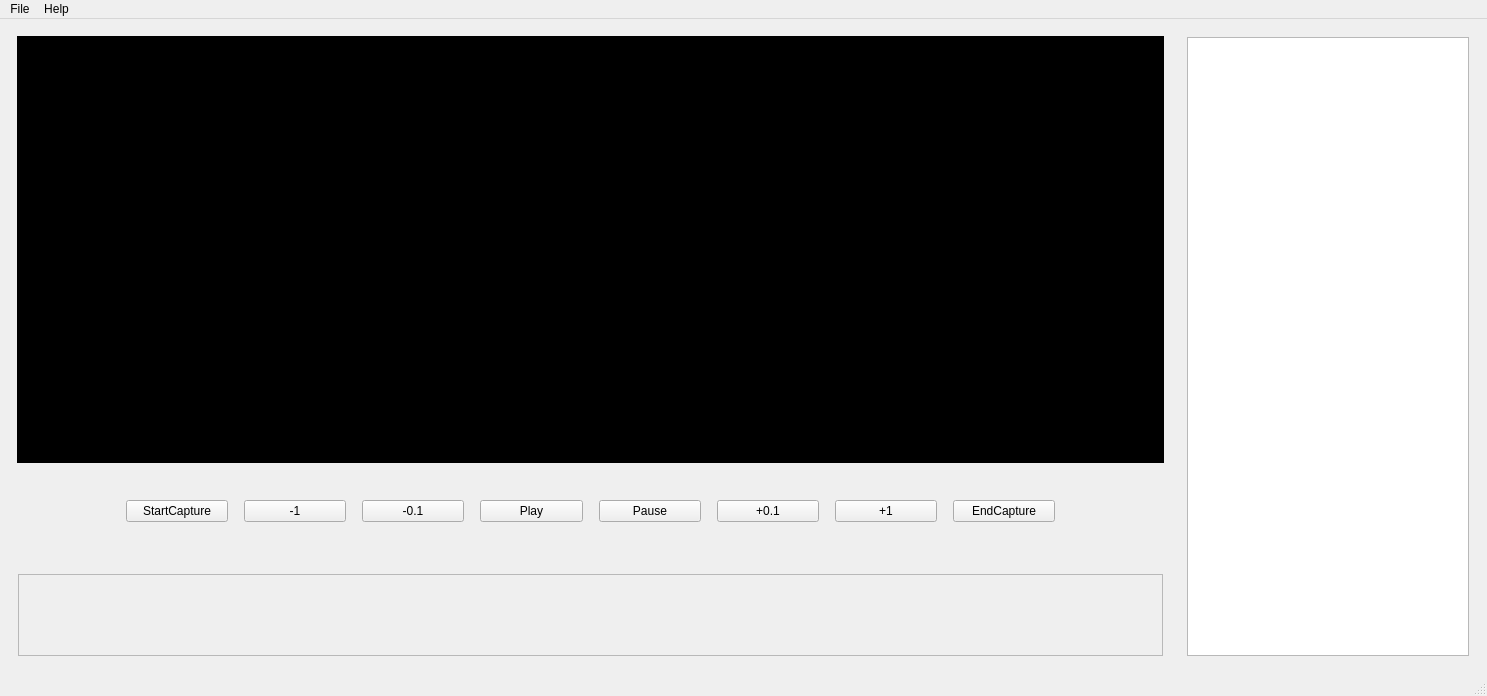
<?xml version="1.0" encoding="UTF-8"?>
<ui version="4.0">
 <class>MainWindow</class>
 <widget class="QMainWindow" name="MainWindow">
  <property name="geometry">
   <rect>
    <x>0</x>
    <y>0</y>
    <width>1487</width>
    <height>696</height>
   </rect>
  </property>
  <property name="windowTitle">
   <string>BlazeDance Studio Pro</string>
  </property>
  <widget class="QWidget" name="centralwidget">
   <property name="contextMenuPolicy">
    <enum>Qt::ContextMenuPolicy::NoContextMenu</enum>
   </property>
   <property name="layoutDirection">
    <enum>Qt::LayoutDirection::LeftToRight</enum>
   </property>
   <property name="autoFillBackground">
    <bool>false</bool>
   </property>
   <layout class="QHBoxLayout" name="horizontalLayout">
    <item>
     <layout class="QVBoxLayout" name="main_layout">
      <item>
       <layout class="QVBoxLayout" name="video_player_container">
        <property name="spacing">
         <number>8</number>
        </property>
        <property name="leftMargin">
         <number>8</number>
        </property>
        <property name="topMargin">
         <number>8</number>
        </property>
        <property name="rightMargin">
         <number>8</number>
        </property>
        <property name="bottomMargin">
         <number>8</number>
        </property>
        <item>
         <widget class="QWidget" name="video" native="true">
          <property name="styleSheet">
           <string notr="true">background-color: rgb(0, 0, 0);</string>
          </property>
         </widget>
        </item>
        <item>
         <widget class="QWidget" name="controls" native="true">
          <property name="maximumSize">
           <size>
            <width>16777215</width>
            <height>80</height>
           </size>
          </property>
          <layout class="QHBoxLayout" name="horizontalLayout_4">
           <item>
            <layout class="QHBoxLayout" name="horizontalLayout_5">
             <property name="spacing">
              <number>16</number>
             </property>
             <property name="leftMargin">
              <number>100</number>
             </property>
             <property name="rightMargin">
              <number>100</number>
             </property>
             <item>
              <widget class="QPushButton" name="start_cap">
               <property name="text">
                <string>StartCapture</string>
               </property>
              </widget>
             </item>
             <item>
              <widget class="QPushButton" name="minus_1">
               <property name="text">
                <string>-1</string>
               </property>
              </widget>
             </item>
             <item>
              <widget class="QPushButton" name="minus_01">
               <property name="text">
                <string>-0.1</string>
               </property>
              </widget>
             </item>
             <item>
              <widget class="QPushButton" name="play_btn">
               <property name="text">
                <string>Play</string>
               </property>
              </widget>
             </item>
             <item>
              <widget class="QPushButton" name="pause_btn">
               <property name="text">
                <string>Pause</string>
               </property>
              </widget>
             </item>
             <item>
              <widget class="QPushButton" name="add_01">
               <property name="text">
                <string>+0.1</string>
               </property>
              </widget>
             </item>
             <item>
              <widget class="QPushButton" name="add_1">
               <property name="text">
                <string>+1</string>
               </property>
              </widget>
             </item>
             <item>
              <widget class="QPushButton" name="end_cap">
               <property name="text">
                <string>EndCapture</string>
               </property>
              </widget>
             </item>
            </layout>
           </item>
          </layout>
         </widget>
        </item>
       </layout>
      </item>
      <item>
       <widget class="QWidget" name="poses_list" native="true">
        <property name="maximumSize">
         <size>
          <width>16777215</width>
          <height>100</height>
         </size>
        </property>
        <layout class="QHBoxLayout" name="horizontalLayout_2">
         <item>
          <widget class="QScrollArea" name="scrollArea">
           <property name="widgetResizable">
            <bool>true</bool>
           </property>
           <widget class="QWidget" name="scrollAreaWidgetContents">
            <property name="geometry">
             <rect>
              <x>0</x>
              <y>0</y>
              <width>1141</width>
              <height>80</height>
             </rect>
            </property>
           </widget>
          </widget>
         </item>
        </layout>
       </widget>
      </item>
     </layout>
    </item>
    <item>
     <widget class="QWidget" name="right_toolbar" native="true">
      <property name="maximumSize">
       <size>
        <width>300</width>
        <height>16777215</height>
       </size>
      </property>
      <layout class="QVBoxLayout" name="verticalLayout">
       <item>
        <widget class="QTableView" name="tableView"/>
       </item>
      </layout>
     </widget>
    </item>
   </layout>
  </widget>
  <widget class="QMenuBar" name="menubar">
   <property name="geometry">
    <rect>
     <x>0</x>
     <y>0</y>
     <width>1487</width>
     <height>21</height>
    </rect>
   </property>
   <widget class="QMenu" name="menuArquivo">
    <property name="title">
     <string>File</string>
    </property>
    <addaction name="actionOpen"/>
    <addaction name="actionExplort"/>
   </widget>
   <widget class="QMenu" name="menuHelp">
    <property name="title">
     <string>Help</string>
    </property>
    <addaction name="actionAbout"/>
    <addaction name="actionThirdParty_Licenses"/>
    <addaction name="actionAbout_Qt"/>
   </widget>
   <addaction name="menuArquivo"/>
   <addaction name="menuHelp"/>
  </widget>
  <widget class="QStatusBar" name="statusbar"/>
  <action name="actionOpen">
   <property name="icon">
    <iconset theme="QIcon::ThemeIcon::DocumentOpen"/>
   </property>
   <property name="text">
    <string>Open Vídeo</string>
   </property>
   <property name="toolTip">
    <string>Load a video file</string>
   </property>
   <property name="shortcut">
    <string>Ctrl+O</string>
   </property>
  </action>
  <action name="actionExplort">
   <property name="icon">
    <iconset theme="QIcon::ThemeIcon::DocumentSend"/>
   </property>
   <property name="text">
    <string>Export to .dance.json</string>
   </property>
  </action>
  <action name="actionAbout">
   <property name="icon">
    <iconset theme="QIcon::ThemeIcon::HelpFaq"/>
   </property>
   <property name="text">
    <string>About</string>
   </property>
  </action>
  <action name="actionThirdParty_Licenses">
   <property name="icon">
    <iconset theme="QIcon::ThemeIcon::DialogWarning"/>
   </property>
   <property name="text">
    <string>ThirdParty Licenses</string>
   </property>
  </action>
  <action name="actionAbout_Qt">
   <property name="text">
    <string>About Qt</string>
   </property>
  </action>
 </widget>
 <resources/>
 <connections/>
</ui>
